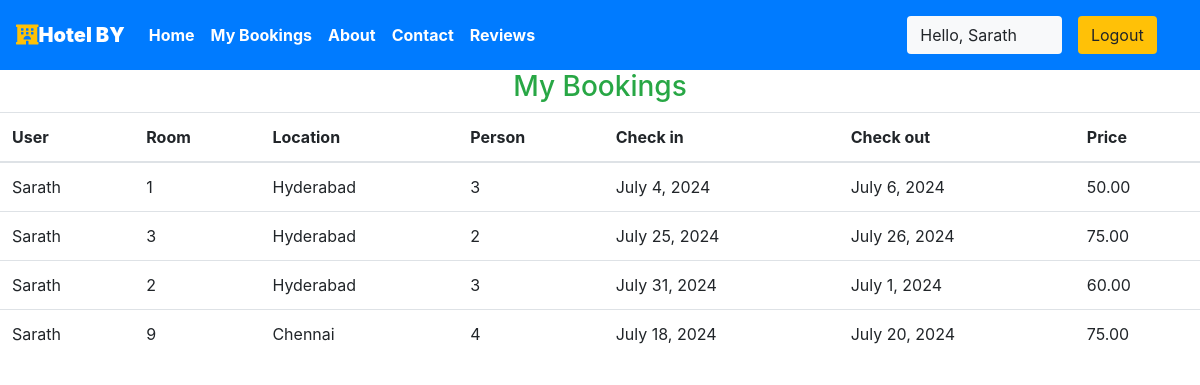
/user/bookings (signed in), run on the app's committed database.
### BY/models.py (models this page shows, shortened)
class Reservation(models.Model):
    check_in = models.DateField()
    check_out = models.DateField()
    room = models.ForeignKey(Rooms, on_delete=models.CASCADE, related_name='reservations')
    guest = models.ForeignKey(User, on_delete=models.CASCADE)
    booking_id = models.CharField(max_length=100, default="null")

class Rooms(models.Model):
    ROOM_STATUS = (
        ("1", "available"),
        ("2", "not available"),
    )
    ROOM_TYPE = (
        ("1", "premium"),
        ("2", "deluxe"),
        ("3", "basic"),
    )
    room_type = models.CharField(max_length=50, choices=ROOM_TYPE)
    capacity = models.IntegerField()
    price = models.DecimalField(max_digits=10, decimal_places=2)
    size = models.IntegerField()
    hotel = models.ForeignKey(Hotels, related_name='rooms', on_delete=models.CASCADE)
    status = models.CharField(choices=ROOM_STATUS, max_length=15)
    roomnumber = models.IntegerField()

class Hotels(models.Model):
    name = models.CharField(max_length=30, default="BY")
    owner = models.CharField(max_length=20)
    location = models.CharField(max_length=50)
    state = models.CharField(max_length=50, default="Hyderabad")
    country = models.CharField(max_length=50, default="India")

### BY/views.py (the view)
# urls.py: path('user/bookings', views.user_bookings, name="dashboard"),
@login_required(login_url='/userloginpage')
def user_bookings(request):
    if request.user.is_authenticated == False:
        return redirect('userloginpage')
    user = User.objects.all().get(id=request.user.id)
    print(f"request user id ={request.user.id}")
    bookings = Reservation.objects.all().filter(guest=user)
    if not bookings:
        messages.warning(request,"No Bookings Found")
    return HttpResponse(render(request,'user/mybookings.html',{'bookings':bookings}))

### BY/templates/user/mybookings.html
{% extends 'basic.html' %} {% block title %}Dashboard {% endblock title %} {% block body %}
{% load app_tags %}
<h3 class="text-center  text-success">My Bookings </h3>
<table class="table">
    <thead>
        <th>User</th>
        <th>Room</th>
        <th>Location</th>
        <th>Person</th>
        <th>Check in</th>
        <th>Check out</th>
        <th>Price</th>
    </thead>
    {% for each_booking in bookings %}
    <tr>
        <td>{{each_booking.guest.username}}</td>
        <td>{{each_booking.room.roomnumber}}</td>
        <td>{{each_booking.room.hotel.location}}</td>
        <td>{{each_booking.room.capacity}}</td>
        <td>{{each_booking.check_in}}</td>
        <td>{{each_booking.check_out}}</td>
        <td>{{each_booking.room.price}}</td>
    </tr>
    {% endfor %}
</table>
{% endblock body %}

### BY/templates/basic.html (shortened to what this page needs)
{% load static %}
<!DOCTYPE html>
<!DOCTYPE html>
<html lang="en">
<head>
    <link rel="stylesheet" href="https://use.fontawesome.com/releases/v5.7.0/css/all.css">
    <link rel="stylesheet" href="{% static 'bootstrap\bootstrap.css' %}">
    <link rel="stylesheet" href="https://maxcdn.bootstrapcdn.com/bootstrap/4.5.0/css/bootstrap.min.css" >
</head>
<body style="background-image: url('https://source.unsplash.com/random');height: 100%;">
    <div class="container-fluid px-0">
        <nav class="navbar navbar-expand-lg navbar-dark bg-primary font-weight-bold">
            <a class="navbar-brand text-bold bg-black " href="/"><i class="fas fa-hotel text-warning"></i><b>Hotel BY</b></a>
            <div class="collapse navbar-collapse " id="navbarSupportedContent">
                <ul class="navbar-nav mr-auto ">
                    {% if user.is_staff %}
                    <li class="nav-item active">
                        <a class="nav-link text-bold" href="/staffhome">Home </a>
                    </li>
                    {% elif user.is_staff == False and user.is_authenticated %}
                    <li class="nav-item active">
                            <a class="nav-link text-bold" href="/userhome">Home </a>
                        </li>
                    {% else %}
                    <li class="nav-item active">
                            <a class="nav-link text-bold " href="/home"> Home</a>
                        </li>
                    {% endif %}
                    {% if user.is_staff %}
                    <li class="nav-item active">
                        <a class="nav-link text-bold" href="/staff/panel">Dashboard </a>
                    </li>
                    {% elif user.is_staff == False and user.is_authenticated %}
                    <li class="nav-item active">
                            <a class="nav-link text-bold" href="/user/bookings">My Bookings </a>
                        </li>
                    {% endif %}
                    <li class="nav-item active">
                        <a class="nav-link text-bold" href="/about">About</a>
                    </li>
                    <li class="nav-item active">
                        <a class="nav-link text-bold" href="/contact">Contact </a>
                    </li>
                    <li class="nav-item active">
                        <a class="nav-link text-bold" href="/reviews">Reviews </a>
                    </li>
                </ul>
                {% if user.is_authenticated %}
                      <button class="btn btn-group bg-light" data-toggle="modal" data-target="#forlogin">
                       Hello, {{request.user}}
                       <a href="/logout" class="nav-link">
                    <button class="btn btn-group bg-warning" data-toggle="modal" data-target="#forlogin">
                        Logout
                    </button></a>&nbsp; &nbsp;
                    </button>
                {% endif %}
            </div>
        </nav>
    </div>
    {% block body %}
    {% endblock body %}
</body>
</html>

### BY/templates/basic.html (style rules this page uses)
a { text-decoration: none; }

### data on the page
Reservation: guest.username "Sarath", room.roomnumber "1", room.hotel.location "Hyderabad", room.capacity "3", check_in "July 4, 2024", check_out "July 6, 2024", room.price "50.00"
Reservation: guest.username "Sarath", room.roomnumber "3", room.hotel.location "Hyderabad", room.capacity "2", check_in "July 25, 2024", check_out "July 26, 2024", room.price "75.00"
Reservation: guest.username "Sarath", room.roomnumber "2", room.hotel.location "Hyderabad", room.capacity "3", check_in "July 31, 2024", check_out "July 1, 2024", room.price "60.00"
Reservation: guest.username "Sarath", room.roomnumber "9", room.hotel.location "Chennai", room.capacity "4", check_in "July 18, 2024", check_out "July 20, 2024", room.price "75.00"

### other printed values
{{ request.user }} "Sarath"
